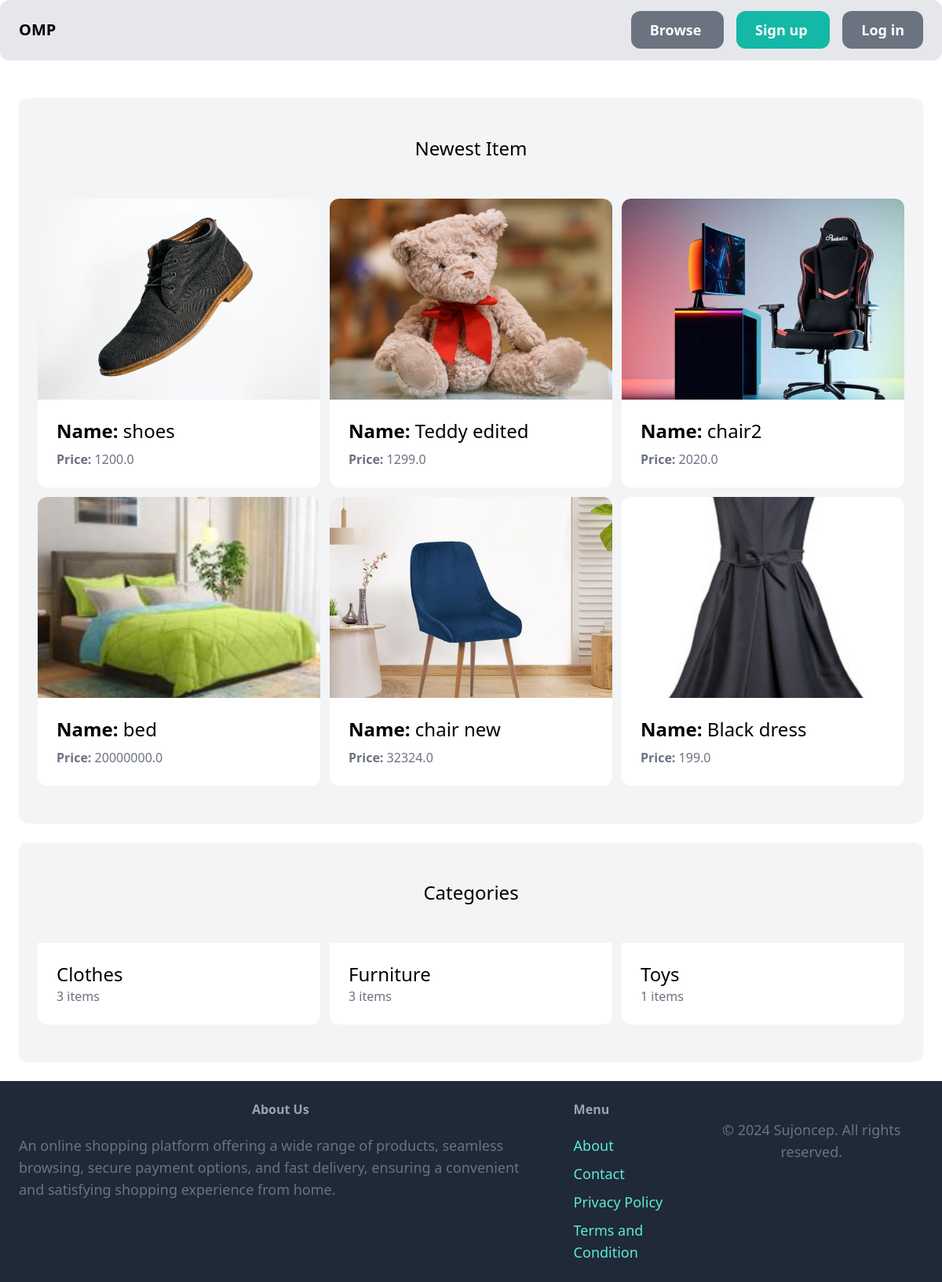
The page / on the database its author committed.
### item/models.py (models this page shows, shortened)
class Item(models.Model):
    category = models.ForeignKey(
        Category, related_name='items', on_delete=models.CASCADE)
    name = models.CharField(max_length=255)
    description = models.TextField(blank=True, null=True)
    price = models.FloatField()
    image = models.ImageField(upload_to='item_images', blank=True, null=True)
    is_sold = models.BooleanField(default=False)
    created_by = models.ForeignKey(
        User, related_name='items', on_delete=models.CASCADE)
    created_at = models.DateField(auto_now_add=True)

class Category(models.Model):
    name = models.CharField(max_length=255)
    class Meta:
        ordering = ('name',)
        verbose_name_plural = 'Categories'

### market/views.py (the view)
# urls.py: path('', views.index, name='index'),
def index(request):
    items = Item.objects.filter(is_sold=False)[0:6]
    categories = Category.objects.all()
    return render(request, 'market/index.html', {
        'categories': categories,
        'items': items
        })

### market/templates/market/index.html (shortened to what this page needs)
{% extends 'market/base.html' %}
{% block content %}
<div class="mt-6 px-6 py-12 bg-gray-100 rounded-xl">
    <h2 class="mb-12 text-2xl text-center">Newest Item</h2>
    <div class="grid grid-cols-3 gap-3">
        {% for item in items %}
        <div class="bg-white rounded-xl overflow-hidden">
            <a href="{% url 'item:detail' item.id %}">
                <div class="relative h-64">
                    <img src="{{ item.image.url }}" alt="image of product" class="w-full h-full object-cover">
                </div>
                <div class="p-6">
                    <h2 class="text-2xl mb-2"><strong>Name: </strong>{{ item.name }}</h2>
                    <p class="text-gray-500"><strong>Price: </strong>{{ item.price }}</p>
                </div>
            </a>
        </div>
        {% endfor %}
    </div>
</div>
<div class="mt-6 px-6 py-12 bg-gray-100 rounded-xl">
    <h2 class="mb-12 text-2xl text-center">Categories</h2>
    <div class="grid grid-cols-3 gap-3">
        {% for category in categories %}
        <div>
            <a href="#">
                <div class="p-6 bg-white rounded-b-xl">
                    <h2 class="text-2xl">{{ category.name }}</h2>
                    <p class="text-gray-500">{{ category.items.count }} items</p>
                </div>
            </a>
        </div>
        {% endfor %}
    </div>
</div>
{% endblock %}

### market/templates/market/base.html (shortened to what this page needs)
<!DOCTYPE html>
<html lang="en">
<head>
    <script src="https://cdn.tailwindcss.com"></script>
</head>
<body>
    <nav class=" py-6 px-6 flex justify-between items-center border-b border-gray-200 bg-gray-200 rounded-xl">
        <a href="/" class="text-xl font-semibold"> OMP </a>
        <div class="space-x-4">
            <a href="{% url 'item:items' %}" class="px-6 py-3 text-lg font-semibold bg-gray-500 text-white rounded-xl hover:bg-teal-700"> Browse </a>
            {% if request.user.is_authenticated %}
            <a href="{% url 'item:new' %}" class="px-6 py-3 text-lg font-semibold bg-gray-500 text-white rounded-xl hover:bg-teal-700"> Add Item</a>
            <a href="{% url 'conversation:inbox' %}" class="px-6 py-3 text-lg font-semibold bg-gray-500 text-white rounded-xl hover:bg-teal-700">
                Inbox </a>
            <a href="{% url 'dashboard:index' %}" class="px-6 py-3 text-lg font-semibold bg-teal-500 text-white rounded-xl hover:bg-gray-700">
                Dashbord </a>
                <form id="logout-form" method="POST" action="{% url 'market:logout' %}" style="display: inline;">
                    {% csrf_token %}
                    <button type="submit" class="px-6 py-3 text-lg font-semibold bg-red-400 text-white rounded-xl hover:bg-teal-700">
                        Logout
                    </button>
                </form>
                {% else %}
            <a href="{% url 'market:signup' %}" class="px-6 py-3 text-lg font-semibold bg-teal-500 text-white rounded-xl hover:bg-teal-700">
                Sign up </a>
            <a href="{% url 'market:login' %}" class="px-6 py-3 text-lg font-semibold bg-gray-500 text-white rounded-xl hover:bg-gray-700">
                Log in </a>
            {% endif %}
        </div>
    </nav>
    <div class="px-6 py-6">
        {% block content %}
        {% endblock %}
    </div>
    <footer class="py-6 px-6 flex justify-between bg-gray-800">
        <div class="w-2/3 pr-10">
            <h3 class="mb-5 font-semibold text-gray-400 text-center"> About Us</h3>
            <p class="text-lg text-gray-500">An online shopping platform offering a wide range of products,
                seamless browsing, secure payment options, and fast delivery, ensuring a convenient and satisfying shopping experience from home.</p>
        </div>
        <div class="w1/3">
            <h3 class="mb-5 font-semibold text-gray-400"> Menu </h3>
            <ul class="space-y-2">
                <li><a href="" class="text-lg text-teal-300 hover:text-teal-700">About</a></li>
                <li><a href="{% url 'market:contact' %} " class="text-lg text-teal-300 hover:text-teal-700">Contact</a></li>
                <li><a href="" class="text-lg text-teal-300 hover:text-teal-700">Privacy Policy</a></li>
                <li><a href="" class="text-lg text-teal-300 hover:text-teal-700">Terms and Condition</a></li>
            </ul>
        </div>
        <div class="mt-6 text-center">
            <p class="text-lg text-gray-500">© 2024 Sujoncep. All rights reserved.</p>
        </div>
    </footer>
</body>
</html>

### rows shown on the page
Item: image (picture), name "shoes", price "1200.0"
Item: image (picture), name "Teddy edited", price "1299.0"
Item: image (picture), name "chair2", price "2020.0"
Item: image (picture), name "bed", price "20000000.0"
Item: image (picture), name "chair new", price "32324.0"
Item: image (picture), name "Black dress", price "199.0"
Category: name "Clothes", items.count "3"
Category: name "Furniture", items.count "3"
Category: name "Toys", items.count "1"
